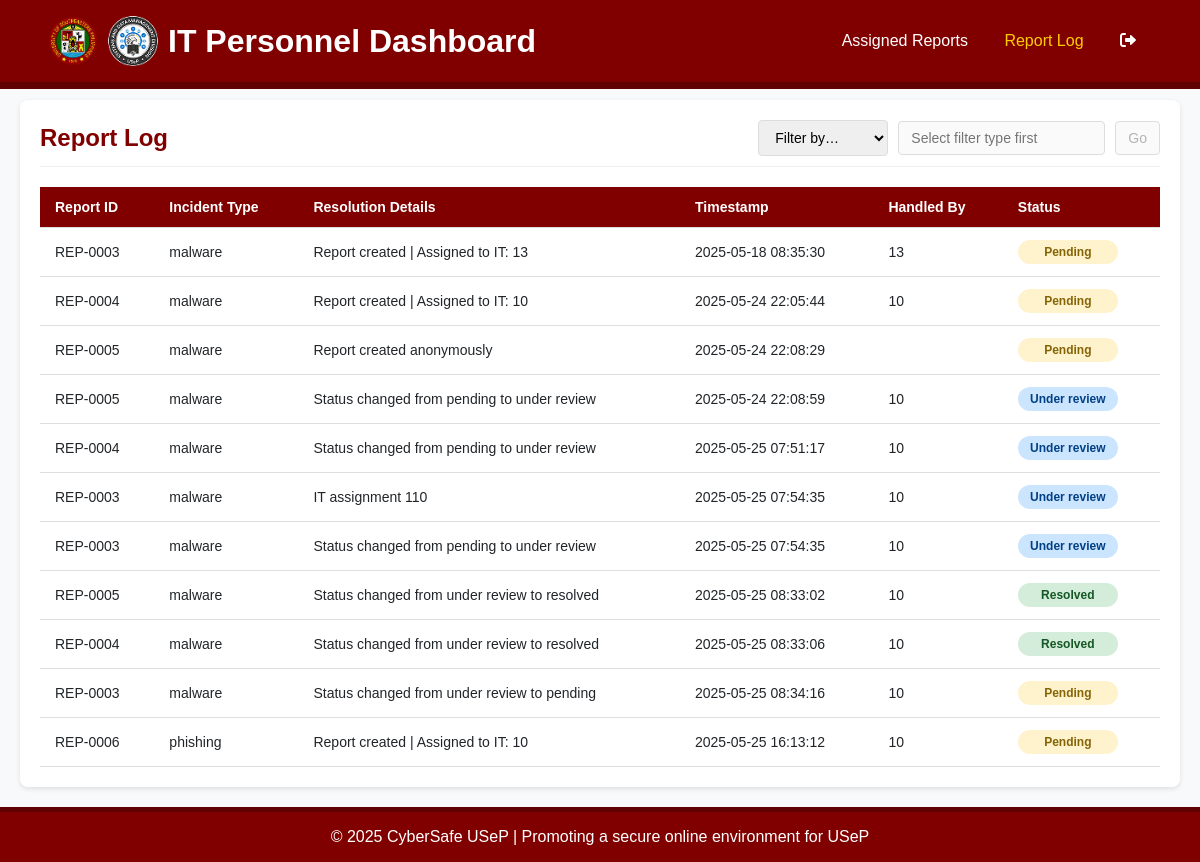
The app's page /itpREPORTLOG.php (signed in) with its own data.
### tables this page shows
CREATE TABLE IF NOT EXISTS `reportlog` (
  `logID` int NOT NULL AUTO_INCREMENT,
  `reportID` int NOT NULL,
  `incidentType` varchar(50) NOT NULL,
  `status` enum('pending','under review','resolved') NOT NULL,
  `resolutionDetails` text,
  `logTimestamp` datetime NOT NULL DEFAULT CURRENT_TIMESTAMP,
  `itPersonnelID` int DEFAULT NULL,
  PRIMARY KEY (`logID`),
  KEY `idx_reportlog_report` (`reportID`),
  KEY `fk_reportlog_it` (`itPersonnelID`)
);

### itpREPORTLOG.php (the view, shortened to what this page needs)
<?php
require 'db.php';
$filterType  = $_GET['filterType']  ?? '';
$filterValue = $_GET['filterValue'] ?? '';
$params       = [];
$itID = $_SESSION['user_id'];
$sql = "
  SELECT
    rl.reportID,
    rl.incidentType,
    rl.resolutionDetails,
    rl.logTimestamp,
    rl.itPersonnelID,
    rl.status
  FROM reportlog AS rl
  JOIN reports    AS r  ON rl.reportID = r.reportID
  WHERE r.itPersonnelID = :itID
";
$sql .= " ORDER BY rl.logTimestamp ASC";
$stmt = $pdo->prepare($sql);
$stmt->execute(array_merge(['itID' => $itID], $params));
$logs = $stmt->fetchAll(PDO::FETCH_ASSOC);
?>
<!DOCTYPE html>
<html lang="en">
<head>
  <link rel="stylesheet" href="https://cdnjs.cloudflare.com/ajax/libs/font-awesome/6.0.0/css/all.min.css">
  <link rel="stylesheet" href="styles/admin-dashboard.css">
</head>
<body>
  <header class="header">
    <div id="logo">
      <img src="images/logo.jpg" alt="Logo">
      <img src="images/sdmdlogo.png" alt="SDMD Logo">
      <h1>IT Personnel Dashboard</h1>
    </div>
    <div class="desktop-navv">
      <nav class="navv">
        <a href="itpASSIGNEDREP.php">Assigned Reports</a>
        <a href="itpREPORTLOG.php" class="active">Report Log</a>
        <a href="logout.php" class="logout-btn"><i class="fas fa-sign-out-alt"></i></a>
      </nav>
    </div>
  </header>
  <div class="admin-container">
    <div class="page-header">
      <h2 class="page-title">Report Log</h2>
      <form method="get" class="filter-form">
        <select name="filterType" id="filterType" onchange="updateInput()">
          <option value="" disabled <?= $filterType === '' ? 'selected' : '' ?>>Filter by…</option>
        </select>
        <input
          type="text"
          name="filterValue"
          id="filterInput"
          placeholder="Select filter type first"
          value="<?= htmlspecialchars($filterValue) ?>"
          disabled
        />
        <button type="submit" id="filterGo" disabled>Go</button>
      </form>
    </div>
    <div class="table-responsive">
      <table class="data-table">
        <thead>
          <tr>
            <th>Report ID</th>
            <th>Incident Type</th>
            <th>Resolution Details</th>
            <th>Timestamp</th>
            <th>Handled By</th>
            <th>Status</th>
          </tr>
        </thead>
        <tbody>
          <?php if (empty($logs)): ?>
            <tr><td colspan="6" style="text-align:center;">No log entries found.</td></tr>
          <?php else: foreach ($logs as $row):
            $caseId = 'REP-'.str_pad($row['reportID'],4,'0',STR_PAD_LEFT);
            $time   = date('Y-m-d H:i:s', strtotime($row['logTimestamp']));
            $cls    = 'status-'.str_replace(' ','-', strtolower($row['status']));
          ?>
          <tr>
            <td><?= $caseId ?></td>
            <td><?= htmlspecialchars($row['incidentType'] ?? '', ENT_QUOTES) ?></td>
            <td><?= nl2br(htmlspecialchars($row['resolutionDetails'] ?? '', ENT_QUOTES)) ?></td>
            <td><?= $time ?></td>
            <td><?= htmlspecialchars($row['itPersonnelID'] ?? '', ENT_QUOTES) ?></td>
            <td>
              <span class="status <?= $cls ?>">
                <?= ucfirst(htmlspecialchars($row['status'] ?? '', ENT_QUOTES)) ?>
              </span>
            </td>
          </tr>
          <?php endforeach; endif; ?>
        </tbody>
      </table>
    </div>
  </div>
  <footer>&copy; 2025 CyberSafe USeP | Promoting a secure online environment for USeP</footer>
</body>
</html>

### styles/admin-dashboard.css (style rules this page uses)
:root { --maroon: #800000; --dark-maroon: #500000; --light-gray: #f5f5f5; --medium-gray: #e0e0e0; --dark-gray: #333; --white: #ffffff; --green: #28a745; --yellow: #ffc107; --red: #dc3545; --blue: #007bff; }
* { margin: 0; padding: 0; box-sizing: border-box; font-family: Arial, sans-serif; }
body { background-color: #f8f9fa; color: #212529; }
.header { display: flex; justify-content: space-between; align-items: center; background-color: maroon; border-bottom: 7px solid rgb(97, 2, 2); padding: 1rem 3rem; position: fixed; width: 100%; top: 0; left: 0; z-index: 1001; }
.header img { width: 50px; height: 50px; }
.header #logo { gap: 10px; align-items: center; color: white; display: flex; }
footer { background-color: maroon; border-top: 5px solid rgb(97, 2, 2); color: white; text-align: center; padding: 1rem; margin-top: 220px; }

### itpREPORTLOG.php (style rules this page uses)
body { display: flex; flex-direction: column; min-height: 100vh; padding-top: 80px; }
.admin-container { flex: 1; padding: 20px; margin: 20px; background: #fff; border-radius: 8px; box-shadow: 0 2px 5px rgba(0,0,0,0.1); }
footer { margin-top: auto; }
.desktop-navv .navv a { text-decoration: none; color: white; font-size: 1rem; padding: 0.5rem 1rem; }
.desktop-navv .navv a.active, .desktop-navv .navv a:hover { color: #ffcc00; border-radius: 5px; }
.page-header { display: flex; justify-content: space-between; align-items: center; margin-bottom: 20px; padding-bottom:10px; border-bottom: 1px solid #eee; }
.page-title { font-size: 24px; color: maroon; }
.filter-form { display: flex; gap: 10px; align-items: center; }
.filter-form select, .filter-form input, .filter-form button { padding: 8px 12px; border: 1px solid #ddd; border-radius: 4px; font-size: 14px; }
.data-table { width: 100%; border-collapse: collapse; margin-top: 20px; font-size: 14px; }
.data-table th, .data-table td { padding: 12px 15px; text-align: left; border-bottom: 1px solid #ddd; vertical-align: middle; }
.data-table th { background: maroon; color: #fff; position: sticky; top: 80px; }
.status { display: inline-block; padding: 5px 10px; border-radius: 20px; font-weight: bold; font-size: 12px; text-align: center; min-width: 100px; }
.status-pending { background: #fff3cd; color: #856404; }
.status-under-review { background: #cce5ff; color: #004085; }
.status-resolved { background: #d4edda; color: #155724; }

### records on screen
reportlog: reportID "REP-0003", incidentType "malware", resolutionDetails "Report created | Assigned to IT: 13", logTimestamp "2025-05-18 08:35:30", itPersonnelID "13", status "Pending"
reportlog: reportID "REP-0004", incidentType "malware", resolutionDetails "Report created | Assigned to IT: 10", logTimestamp "2025-05-24 22:05:44", itPersonnelID "10", status "Pending"
reportlog: reportID "REP-0005", incidentType "malware", resolutionDetails "Report created anonymously", logTimestamp "2025-05-24 22:08:29", status "Pending"
reportlog: reportID "REP-0005", incidentType "malware", resolutionDetails "Status changed from pending to under review", logTimestamp "2025-05-24 22:08:59", itPersonnelID "10", status "Under review"
reportlog: reportID "REP-0004", incidentType "malware", resolutionDetails "Status changed from pending to under review", logTimestamp "2025-05-25 07:51:17", itPersonnelID "10", status "Under review"
reportlog: reportID "REP-0003", incidentType "malware", resolutionDetails "IT assignment 110", logTimestamp "2025-05-25 07:54:35", itPersonnelID "10", status "Under review"
reportlog: reportID "REP-0003", incidentType "malware", resolutionDetails "Status changed from pending to under review", logTimestamp "2025-05-25 07:54:35", itPersonnelID "10", status "Under review"
reportlog: reportID "REP-0005", incidentType "malware", resolutionDetails "Status changed from under review to resolved", logTimestamp "2025-05-25 08:33:02", itPersonnelID "10", status "Resolved"
reportlog: reportID "REP-0004", incidentType "malware", resolutionDetails "Status changed from under review to resolved", logTimestamp "2025-05-25 08:33:06", itPersonnelID "10", status "Resolved"
reportlog: reportID "REP-0003", incidentType "malware", resolutionDetails "Status changed from under review to pending", logTimestamp "2025-05-25 08:34:16", itPersonnelID "10", status "Pending"
reportlog: reportID "REP-0006", incidentType "phishing", resolutionDetails "Report created | Assigned to IT: 10", logTimestamp "2025-05-25 16:13:12", itPersonnelID "10", status "Pending"
